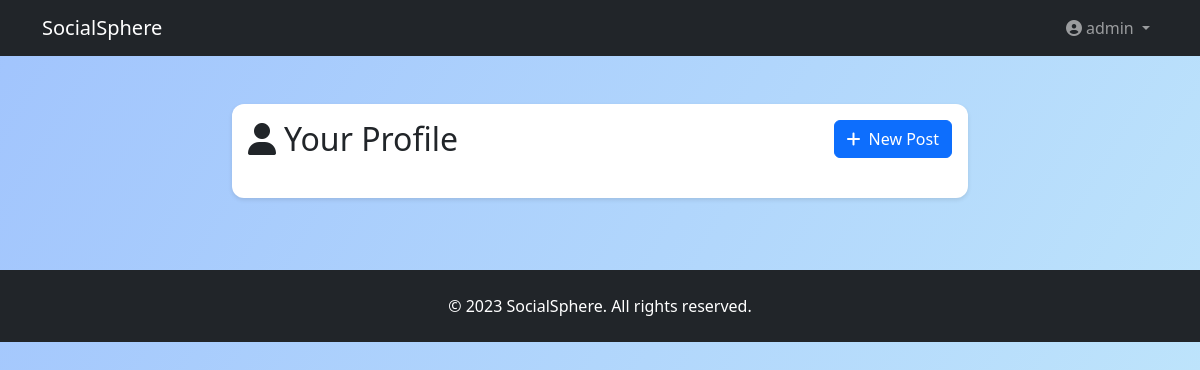
The page /profile/ (signed in) on the database as committed earlier.
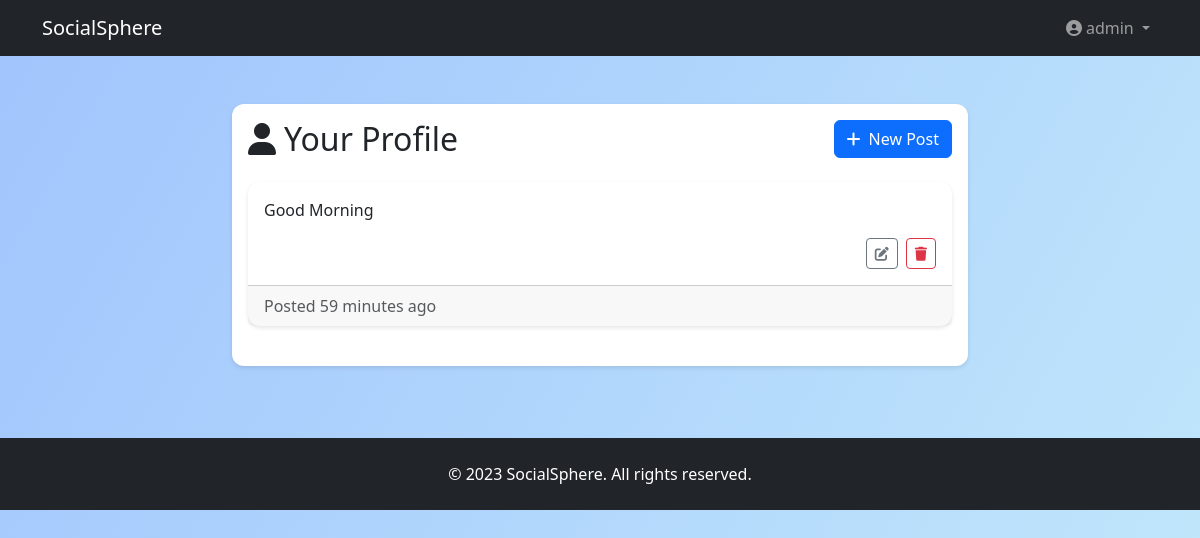
The same page on the database as committed later.
### posts/models.py (models this page shows, shortened)
class Post(models.Model):
    user = models.ForeignKey(User, on_delete=models.CASCADE)
    content = models.TextField()
    image = models.ImageField(upload_to='posts/', blank=True, null=True)
    created_at = models.DateTimeField(auto_now_add=True)

### posts/views.py (the view)
# urls.py: path('profile/', views.profile, name='profile'),
@login_required
def profile(request):
    posts = Post.objects.filter(user=request.user).order_by('-created_at')
    return render(request, 'posts/profile.html', {'posts': posts})

### posts/templates/posts/profile.html (shortened to what this page needs)
{% extends "posts/base.html" %}
{% block content %}
<div class="row justify-content-center">
    <div class="col-lg-8">
        <div class="card post-card mb-4">
            <div class="card-body">
                <div class="d-flex justify-content-between align-items-center mb-4">
                    <h2 class="card-title mb-0"><i class="fas fa-user me-2"></i>Your Profile</h2>
                    <a href="{% url 'create_post' %}" class="btn btn-primary">
                        <i class="fas fa-plus me-2"></i>New Post
                    </a>
                </div>
                {% for post in posts %}
                <div class="card post-card mb-4">
                    <div class="card-body">
                        <p class="card-text">{{ post.content }}</p>
                        <div class="d-flex justify-content-end gap-2">
                            <a href="{% url 'edit_post' post.id %}" class="btn btn-sm btn-outline-secondary">
                                <i class="fas fa-edit"></i>
                            </a>
                            <form action="{% url 'delete_post' post.id %}" method="POST">
                                <button type="submit" class="btn btn-sm btn-outline-danger">
                                    <i class="fas fa-trash"></i>
                                </button>
                            </form>
                        </div>
                    </div>
                    <div class="card-footer text-muted">
                        Posted {{ post.created_at|timesince }} ago
                    </div>
                </div>
                {% endfor %}
            </div>
        </div>
    </div>
</div>
{% endblock %}

Rows that differ between the two databases and show on the page:
added Post: content "Good Morning", created_at "59 minutes"
